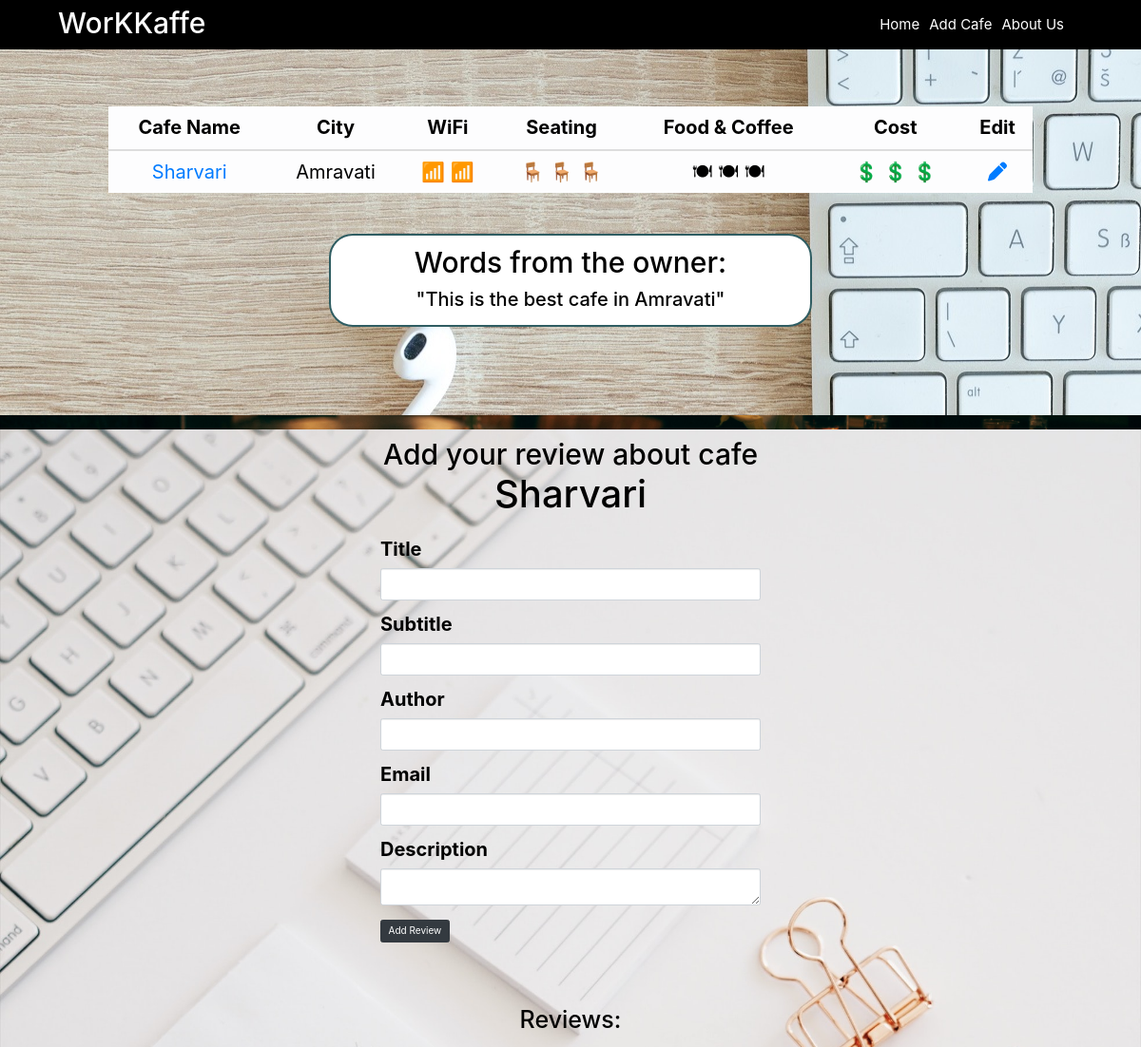
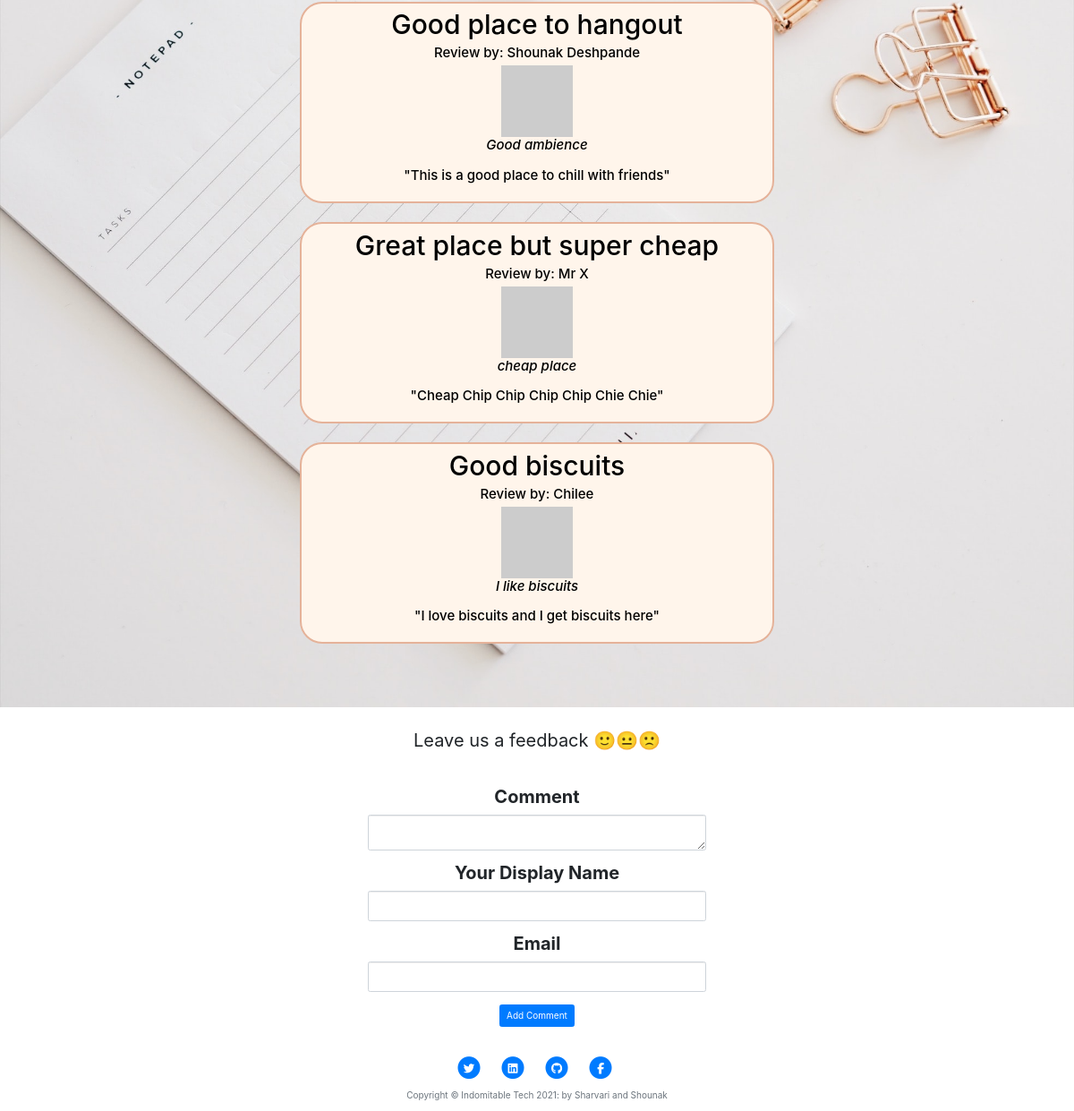
Screenshot of /aboutcafe/1 with the database file from the repository (2 pictures, top to bottom).
### main.py (models this page shows)
class CafeDB(db.Model):
    __tablename__ = "cafe"
    id = db.Column(db.Integer, primary_key=True)
    cafe_name = db.Column(db.Text, unique=True, nullable=False)
    address = db.Column(db.Text, nullable=False)
    wifi = db.Column(db.Text, nullable=False)
    seating = db.Column(db.Text, nullable=False)
    food = db.Column(db.Text, nullable=False)
    cost = db.Column(db.Text, nullable=False)
    description = db.Column(db.Text, nullable=False)
    reviews = relationship("CafeReviewsDB", back_populates="cafe")

class CafeReviewsDB(db.Model):
    __tablename__ = "reviews"
    id = db.Column(db.Integer, primary_key=True)
    title = db.Column(db.Text, nullable=False)
    subtitle = db.Column(db.Text, nullable=False)
    author = db.Column(db.Text, nullable=False)
    author_email = db.Column(db.Text, nullable=False)
    review = db.Column(db.Text, nullable=False)
    date = db.Column(db.Text, nullable=False)
    cafe = relationship("CafeDB", back_populates="reviews")
    cafe_id = db.Column(db.Integer, db.ForeignKey("cafe.id"))

### main.py (the view, shortened to what this page needs)
@app.route("/aboutcafe/<int:index>", methods=["POST", "GET"])
def about_cafe(index):
    cafe_data = CafeDB.query.filter_by(id=index).first()
    display_reviews = CafeReviewsDB.query.filter_by(cafe_id=index).all()
    user_review = CafeReviews()
    feedback_form = AddWebsiteComments()
    return render_template("aboutcafe.html", data=cafe_data, display_reviews=display_reviews, user_review=user_review,
                           feedback_form=feedback_form)

### forms.py
class CafeReviews(FlaskForm):
    title = StringField("Title", validators=[DataRequired()])
    subtitle = StringField("Subtitle", validators=[DataRequired()])
    author = StringField("Author", validators=[DataRequired()])
    author_email = StringField("Email",validators=[DataRequired(),Email()])
    review = CKEditorField("Description", validators=[DataRequired()])
    submit = SubmitField("Add Review")

class AddWebsiteComments(FlaskForm):
    comment = CKEditorField("Comment", validators=[DataRequired()])
    commentator_name = StringField("Your Display Name", validators=[DataRequired()])
    commentator_email = StringField("Email",validators=[DataRequired(),Email()])
    submit = SubmitField("Add Comment")

### templates/aboutcafe.html (shortened to what this page needs)
{% extends 'bootstrap/base.html' %}
{% import "bootstrap/wtf.html" as wtf %}
{% block content %}
{% include "header.html" %}
<header class="masthead "
        style="color:white;background-image: url({{ url_for('static', filename='images/aboutcafe.jpg')}});
        background-repeat:no-repeat;background-size:cover; background-position: center center;height:400px;">
    <div class="container-fluid start-end" style="padding: 5%;">
        <div class="table-content">
            <table class="table table-hover table-light" style="font-size:2rem; color:black;">
                <thead>
                <tr>
                    <th scope="col">Cafe Name</th>
                    <th scope="col">City</th>
                    <th scope="col">WiFi</th>
                    <th scope="col">Seating</th>
                    <th scope="col">Food & Coffee</th>
                    <th scope="col">Cost</th>
                    <th scope="col">Edit</th>
                </tr>
                </thead>
                <tbody>
                <tr>
                    <td><a href="">{{data.cafe_name}}</a></td>
                    <td>{{data.address}}</td>
                    <td>{{data.wifi}}</td>
                    <td>{{data.seating}}</td>
                    <td>{{data.food}}</td>
                    <td>{{data.cost}}</td>
                    <td><a href="{{url_for('edit_cafe',index=data.id)}}"><i class="fas fa-pen"></i></a></td>
                </tr>
                </tbody>
            </table>
        </div>
        <div style="padding:3%;">
            <div style="border-radius: 25px; background-color:white;border: 2px solid #2F5D62; color:black;
                      padding: 0.5%;
                      width: 50%; margin:auto;">
                <div>
                    <h2 style="font-size:3rem; padding: 1%;">Words from the owner:</h2>
                    <h2 style="font-size:2rem; padding: 0 0 1% 0;"> "{{data.description}}"</h2>
                </div>
            </div>
        </div>
    </div>
</header>
<div style="color:black;background-image: url({{ url_for('static', filename='images/reviews.jpg')}});
        background-repeat:repeat;background-size:cover; background-position: center center;">
    <div style="width:35%; font-size:2rem;margin:auto;">
        <h1 style="text-align:center;padding:2%;font-size:3rem;">Add your review about cafe<br><span
                style="font-size:4rem;">{{data.cafe_name}}</span></h1>
        {{ wtf.quick_form(user_review, novalidate=True, button_map={"submit": "dark"}, extra_classes="cust_forms
        btn-lg") }}
    </div>
    <div style="padding:5%;text-align:center;">
        <h1>Reviews:</h1>
        {% for review in display_reviews%}
        <div style="padding:1%;">
            <div
                    style="border-radius: 25px; background-color:#FFF5EB;border: 2px solid #E5B299;
                      padding: 0.5% 0.5% 0 0.5%;
                      width: 50%; margin:auto;">
                <h2 style="font-size:3rem;">{{ review.title }}</h2>
                <h4>Review by: {{ review.author }}</h4>
                <div class="commenterImage">
                    <img src="{{ review.author_email | gravatar }}"/>
                </div>
                <h4 style="font-style: italic;">{{ review.subtitle }}</h4>
                <h4 style="padding:2% 0 0 0;">"{{ review.review | safe }}"</h4>
                <br>
            </div>
        </div>
        {% endfor %}
    </div>
</div>
{% include "footer.html" %}
{% endblock %}

### templates/header.html (shortened to what this page needs)
<!DOCTYPE html>
<html lang="en" dir="ltr">
<head>
  <link rel="stylesheet" href="https://maxcdn.bootstrapcdn.com/bootstrap/4.0.0/css/bootstrap.min.css">
  <link href="{{ url_for('static', filename='css/styles.css')}}" rel="stylesheet">
</head>
<body>
  <nav class="navbar sticky navbar-expand-lg navbar-light container-fluid" style="border-radius:0; background-color:black;font-size:1.5rem;margin:0;">
    <h2 style="color:white;font-size:3rem;">WorKKaffe</h2>
    <div class="collapse navbar-collapse" id="navbarNav">
      <ul class="navbar-nav ml-auto" >
        <li class="nav-item">
          <a class="nav-link" style="color:white;" href="{{url_for('home')}}">Home <span class="sr-only">(current)</span></a>
        </li>
        <li class="nav-item" >
          <a class="nav-link" style="color:white;" href="{{url_for('add_cafe')}}">Add Cafe</a>
        </li>
        <li class="nav-item">
          <a class="nav-link" style="color:white;" href="{{url_for('about')}}">About Us</a>
        </li>
      </ul>
    </div>
  </nav>

### templates/footer.html (shortened to what this page needs)
<footer>
    <div class="container">
        <div class="container-fluid" style="text-align:center;font-size:2rem;padding:2% 0 0 0;">
            Leave us a feedback 🙂😐🙁
            <div style="width:40%;margin:auto;padding:3%;">
                {{ wtf.quick_form(feedback_form, novalidate=True, button_map={"submit": "primary"}) }}
            </div>
        </div>
        <div class="row">
            <div class="col-lg-8 col-md-10 mx-auto">
                <ul class="list-inline text-center">
                    <li class="list-inline-item">
                        <a href="https://twitter.com/8Shounak8">
                <span class="fa-stack fa-lg">
                  <i class="fas fa-circle fa-stack-2x"></i>
                  <i class="fab fa-twitter fa-stack-1x fa-inverse"></i>
                </span>
                        </a>
                    </li>
                    <li class="list-inline-item">
                        <a href="https://www.linkedin.com/in/shounak-deshpande-ab80b0105/">
                <span class="fa-stack fa-lg">
                  <i class="fas fa-circle fa-stack-2x"></i>
                  <i class="fab fa-linkedin fa-stack-1x fa-inverse"></i>
                </span>
                        </a>
                    </li>
                    <li class="list-inline-item">
                        <a href="https://github.com/shounak8">
                <span class="fa-stack fa-lg">
                  <i class="fas fa-circle fa-stack-2x"></i>
                  <i class="fab fa-github fa-stack-1x fa-inverse"></i>
                </span>
                        </a>
                    </li>
                    <li class="list-inline-item">
                        <a href="https://www.facebook.com/shounak.deshpande">
                <span class="fa-stack fa-lg">
                  <i class="fas fa-circle fa-stack-2x"></i>
                  <i class="fab fa-facebook-f fa-stack-1x fa-inverse"></i>
                </span>
                        </a>
                    </li>
                </ul>
                <p class="copyright text-muted" style="text-align:center;">Copyright &copy; Indomitable Tech 2021: by
                    Sharvari and Shounak</p>
            </div>
        </div>
    </div>
</footer>
</body>
</html>

### static/css/styles.css (style rules this page uses)
.container-fluid { padding: 0 5%; }
.cust_forms { font-size:2rem; }
.start-end { padding: 10% 5%; text-align: center; background-image: url("../static/images/cafe.jpg"); }
.table-content { padding: 0 5%; }

### rows the page displays
CafeDB: cafe_name "Sharvari", address "Amravati", wifi "📶 📶", seating "🪑 🪑 🪑", food "🍽 🍽 🍽", cost "💲 💲 💲", description "This is the best cafe in Amravati"
CafeReviewsDB: title "Good place to hangout", author "Shounak Deshpande", subtitle "Good ambience", review "This is a good place to chill with friends"
CafeReviewsDB: title "Great place but super cheap", author "Mr X", subtitle "cheap place", review "Cheap Chip Chip Chip Chip Chie Chie"
CafeReviewsDB: title "Good biscuits", author "Chilee", subtitle "I like biscuits", review "I love biscuits and I get biscuits here"
